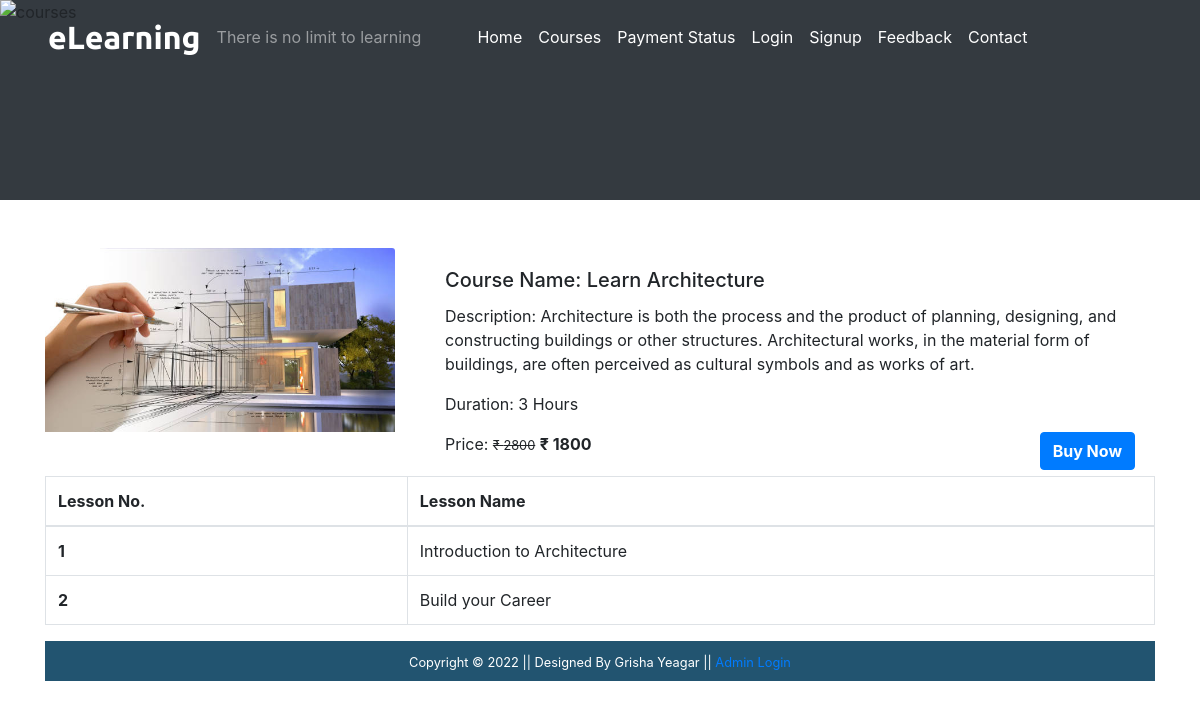
The page /coursedetails.php?course_id=8 on the database its author committed.
### tables this page shows
CREATE TABLE `course` (
  `course_id` int(11) NOT NULL,
  `course_name` text NOT NULL,
  `course_desc` text NOT NULL,
  `course_author` varchar(255) NOT NULL,
  `course_img` text NOT NULL,
  `course_duration` text NOT NULL,
  `course_price` int(11) NOT NULL,
  `course_original_price` int(11) NOT NULL
);

CREATE TABLE `lesson` (
  `lesson_id` int(11) NOT NULL,
  `lesson_name` text NOT NULL,
  `lesson_desc` text NOT NULL,
  `lesson_link` text NOT NULL,
  `course_id` int(11) NOT NULL,
  `course_name` text NOT NULL
);

### coursedetails.php (the view, shortened to what this page needs)
<?php
  include('./mainInclude/header.php');
?>
    <div class="container-fluid bg-dark">
      <div class="row">
        <img src="./image/coursebanner.jpg" alt="courses" style="height:200px; width:100%; object-fit:cover; box-shadow:10px;"/>
      </div>
    </div>
    <div class="container mt-5">
      <?php
          if(isset($_GET['course_id'])){
           $course_id = $_GET['course_id'];
           $sql = "SELECT * FROM course WHERE course_id = '$course_id'";
          $result = $conn->query($sql);
          if($result->num_rows > 0){
            while($row = $result->fetch_assoc()){
              echo '
                <div class="row">
                <div class="col-md-4">
                  <img src="'.str_replace('..', '.', $row['course_img']).'" class="card-img-top" alt="Guitar" />
                </div>
                <div class="col-md-8">
                  <div class="card-body">
                    <h5 class="card-title">Course Name: '.$row['course_name'].'</h5>
                    <p class="card-text"> Description: '.$row['course_desc'].'</p>
                    <p class="card-text"> Duration: '.$row['course_duration'].'</p>
                    <form action="checkout.php" method="post">
                      <p class="card-text d-inline">Price: <small><del>&#8377 '.$row['course_original_price'].'</del></small> <span class="font-weight-bolder">&#8377 '.$row['course_price'].'<span></p>
                      <input type="hidden" name="id" value='. $row["course_price"] .'>
                      <button type="submit" class="btn btn-primary text-white font-weight-bolder float-right" name="buy">Buy Now</button>
                    </form>
                  </div>
                </div>
              ';
            }
          }
         }
        ?>
      </div>
      <div class="container">
          <div class="row">
          <?php $sql = "SELECT * FROM lesson";
                $result = $conn->query($sql);
                if($result->num_rows > 0){
          echo '
           <table class="table table-bordered table-hover">
             <thead>
               <tr>
                 <th scope="col">Lesson No.</th>
                 <th scope="col">Lesson Name</th>
               </tr>
             </thead>
             <tbody>';
             $num = 0;
             while($row = $result->fetch_assoc()){
              if($row['course_id'] == $course_id) {
               $num++;
              echo ' <tr>
               <th scope="row">'.$num.'</th>
               <td>'. $row["lesson_name"].'</td></tr>';
              }
             }
             echo '</tbody>
           </table>';
            } ?>
       </div>
      </div>
     <?php
  include('./mainInclude/footer.php');
?>

### rows shown on the page
course: course_img (picture), course_name "Learn Architecture", course_desc "Architecture is both the process and the product of planning, designing, and constructing buildings or other structures. Architectural works, in the material form of buildings, are often perceived as cultural symbols and as works of art.", course_duration "3 Hours", course_original_price "2800", course_price "1800"
lesson: lesson_name "Introduction to Architecture"
lesson: lesson_name "Build your Career"
